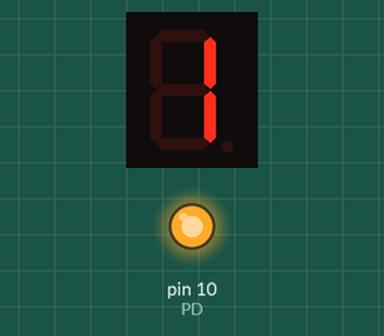
Recording of a sketch running on a simulated Arduino Uno, built with avr-gcc and run on an emulated ATmega328P. Parts: 1-digit seven-segment display, output pins drawn as LEDs (lit = HIGH). Wiring (inferred from the names in the program): 1-digit 7-segment display, segments lit when HIGH: segments pin 8, pin 9, pin 11, pin 12, pin 13, pin 7, pin 6. The segment pins are drawn as the display they are named for; pins used as bus, display or sensor lines are not drawn.

Above: at 0.1 s.
At 2.1 s:
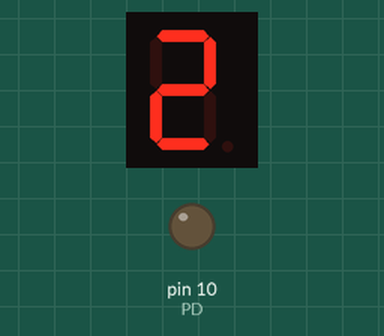
At 4.1 s:
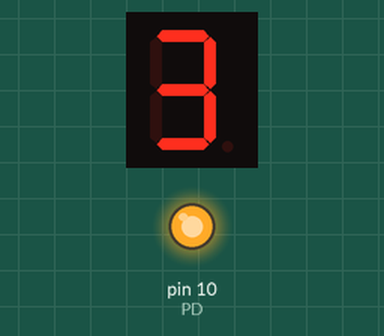
At 6.1 s:
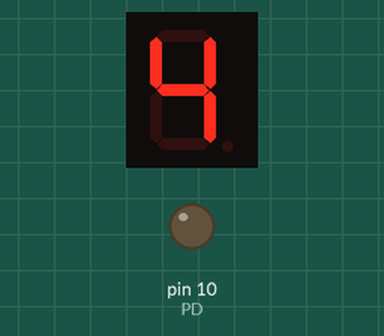
Timing chart, 0 to 129.5 s (numbered marks = the images above):
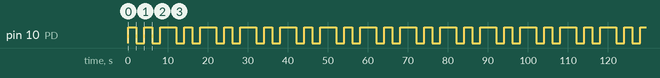

Measured:
- by itself, pin 10 (PD): repeats every 10.0 s: LOW 2.0 s, HIGH 2.0 s, LOW 2.0 s, HIGH 4.0 s
- by itself, everything shown: repeats every 10.0 s, in 5 steps
- what the display in image 1 shows lasts 2.0 s, from 2.0 s to 4.0 s

The sketch:

7_Segmentos.ino
```cpp
/*********************************************     ***A***
 * // DISPLAY 7 SEGMENTOS                          *     *
 *                                                 *F   B*
 * // By S.Brandão                                 *     *
 * // 25/07/2014 - 1670 bytes                      ***G***
 * // Experiencia com o Display de 7 Segmentos     *     *
 *                                                 *E   C*
 *                                                 *     *
 **********************************************    ***D***
*/

int timer = 2000;      // Tempo = 2 segundos.

int Seg_F =  7;       // Segmento F.
int Seg_G =  6;       // Segmento G.
int Seg_E = 13;       // Segmento E.
int Seg_D = 12;        // Segmento D.
int Seg_A =  8;        // Segmento A.
int Seg_B =  9;        // Segmento B.
int Seg_C = 11;        // Segmento C.
int PD    = 10;       // Ponto Decimal.


void setup()
{
  pinMode(Seg_F,OUTPUT);  // Segmento F.
  pinMode(Seg_G,OUTPUT);  // Segmento G.
  pinMode(Seg_E,OUTPUT);  // Segmento E.
  pinMode(Seg_D,OUTPUT);  // Segmento D.
  pinMode(Seg_A,OUTPUT);  // Segmento A.
  pinMode(Seg_B,OUTPUT);  // Segmento B.
  pinMode(Seg_C,OUTPUT);  // Segmento C.
  pinMode(PD,OUTPUT);     // Ponto Decimal.


}
void loop()

{
  // DIGITO 1
  digitalWrite(Seg_F,LOW);         // Segmento F OFF
  digitalWrite(Seg_G,LOW);         // Segmento G OFF
  digitalWrite(Seg_E,LOW);         // Segmento E OFF
  digitalWrite(Seg_D,LOW);         // Segmento D OFF
  digitalWrite(Seg_A,LOW);         // Segmento A OFF
  digitalWrite(Seg_B,HIGH);        // Segmento B ON
  digitalWrite(Seg_C,HIGH);        // Segmento C ON
  digitalWrite(PD,HIGH);           //PONTO DEC. ON
  delay(timer);

  // -------------------------------------------------

  // DIGITO 2
  digitalWrite(Seg_F,LOW);          // Segmento F OFF
  digitalWrite(Seg_G,HIGH);         // Segmento G ON
  digitalWrite(Seg_E,HIGH);         // Segmento E ON
  digitalWrite(Seg_D,HIGH);         // Segmento D ON
  digitalWrite(Seg_A,HIGH);         // Segmento A ON
  digitalWrite(Seg_B,HIGH);         // Segmento B ON
  digitalWrite(Seg_C,LOW);        // Segmento C OFF
  digitalWrite(PD,LOW);            // PONTO DEC. OFF
  delay(timer);

 // DIGITO 3
  digitalWrite(Seg_F,LOW);          // Segmento F OFF
  digitalWrite(Seg_G,HIGH);         // Segmento G ON
  digitalWrite(Seg_E,LOW);          // Segmento E OFF
  digitalWrite(Seg_D,HIGH);         // Segmento D ON
  digitalWrite(Seg_A,HIGH);         // Segmento A ON
  digitalWrite(Seg_B,HIGH);         // Segmento B ON
  digitalWrite(Seg_C,HIGH);         // Segmento C ON
  digitalWrite(PD,HIGH);             // PONTO DEC. ON
  delay(timer);

// DIGITO 4
  digitalWrite(Seg_F,HIGH);        // Segmento F ON
  digitalWrite(Seg_G,HIGH);        // Segmento G ON
  digitalWrite(Seg_E,LOW);         // Segmento E OFF
  digitalWrite(Seg_D,LOW);         // Segmento D OFF
  digitalWrite(Seg_A,LOW);         // Segmento A OFF
  digitalWrite(Seg_B,HIGH);        // Segmento B ON
  digitalWrite(Seg_C,HIGH);        // Segmento C ON
  digitalWrite(PD,LOW);            // PONTO DEC. OFF
  delay(timer);
// DIGITO 5
  digitalWrite(Seg_F,HIGH);        // Segmento F ON
  digitalWrite(Seg_G,HIGH);        // Segmento G ON
  digitalWrite(Seg_E,LOW);         // Segmento E OFF
  digitalWrite(Seg_D,HIGH);         // Segmento D OFF
  digitalWrite(Seg_A,HIGH);         // Segmento A OFF
  digitalWrite(Seg_B,LOW);        // Segmento B ON
  digitalWrite(Seg_C,HIGH);        // Segmento C ON
  digitalWrite(PD,HIGH);            // PONTO DEC. OFF
  delay(timer);

}  // THE END
```
